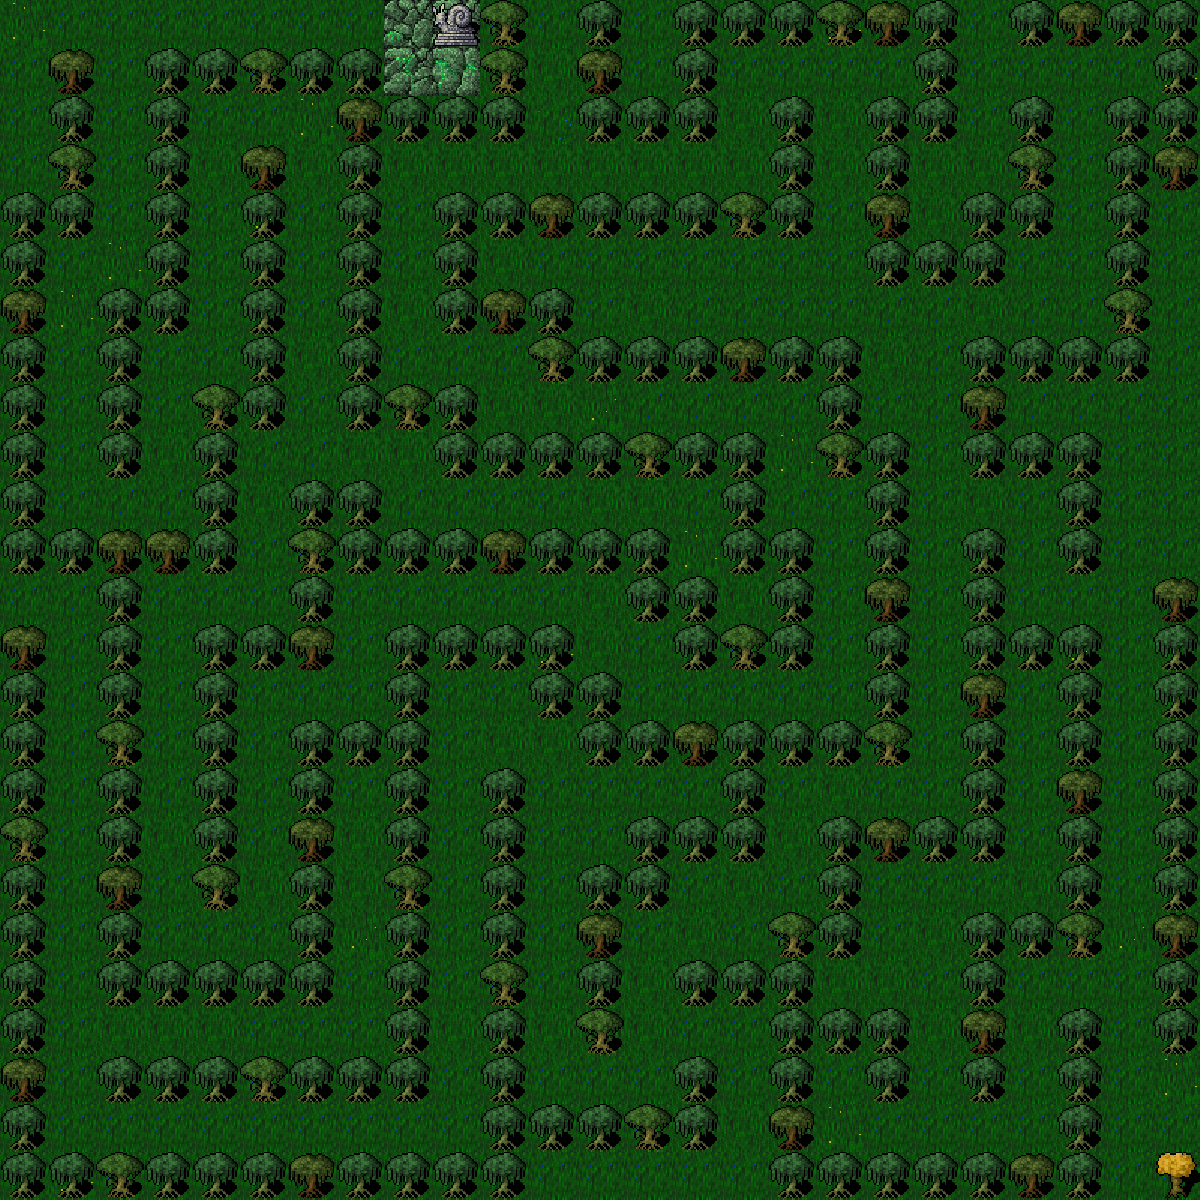

This game map was drawn from its Tiled (.tmx) file and the tilesets committed beside it. A one-line description and the trimmed map source follow:
An orthogonal 25x25 tile map with 48x48 px tiles, 2 tile layers (Pasto, Arboles) and 80 objects (Volver).

<map version="1.2" tiledversion="1.2.3" orientation="orthogonal" renderorder="right-down" width="25" height="25" tilewidth="48" tileheight="48" infinite="0" nextlayerid="6" nextobjectid="81">
 <tileset firstgid="1" source="../conjuntoPatrones/villa48.tsx" />
 <layer id="1" name="Pasto" width="25" height="25">
  <data>[625 cells, 625 non-empty, 10 distinct tile ids]</data>
 </layer>
 <layer id="3" name="Arboles" width="25" height="25">
  <data>[625 cells, 311 non-empty, 5 distinct tile ids]</data>
 </layer>
 <objectgroup color="#00ff00" id="4" name="localizaciones">
  <object id="1" name="Volver" x="525.333" y="-2.66667" width="53.3333" height="102.667" />
 </objectgroup>
 <objectgroup color="#ff0000" id="5" name="colisiones">
  <object id="2" x="480" y="0" width="45.3333" height="140" />
  <object id="3" x="580" y="0" width="45.3333" height="138.667" />
  <object id="4" x="624" y="97.3333" width="94.6667" height="44" />
  <object id="5" x="676" y="48" width="44" height="45.3333" />
  <object id="6" x="674.667" y="1.33333" width="286.667" height="46.6667" />
  <object id="7" x="913.333" y="46.6667" width="46.6667" height="96" />
  <object id="8" x="864" y="96" width="49.3333" height="190.667" />
  <object id="9" x="913.333" y="241.333" width="94.6667" height="45.3333" />
  <object id="10" x="960" y="193.333" width="93.3333" height="42.6667" />
  <object id="11" x="1012" y="98.6667" width="42.6667" height="93.3333" />
  <object id="12" x="1009.33" y="2.66667" width="190.667" height="42.6667" />
  <object id="13" x="1154.67" y="48" width="41.3333" height="142.667" />
  <object id="14" x="1106.67" y="94.6667" width="48" height="292" />
  <object id="15" x="962.667" y="336" width="142.667" height="48" />
  <object id="16" x="962.667" y="385.333" width="44" height="93.3333" />
  <object id="17" x="1006.67" y="432" width="97.3333" height="46.6667" />
  <object id="18" x="1060" y="478.667" width="42.6667" height="94.6667" />
  <object id="19" x="1154.67" y="577.333" width="45.3333" height="478.667" />
  <object id="20" x="1149.33" y="1150.67" width="52" height="49.3333" />
  <object id="21" x="961.333" y="526.667" width="46.6667" height="336" />
  <object id="22" x="814.667" y="816" width="145.333" height="44" />
  <object id="23" x="820" y="861.333" width="42.6667" height="102.667" />
  <object id="24" x="769.333" y="912" width="46.6667" height="285.333" />
  <object id="25" x="673.333" y="962.667" width="94.6667" height="45.3333" />
  <object id="26" x="816" y="1010.67" width="97.3333" height="45.3333" />
  <object id="27" x="866.667" y="1056" width="46.6667" height="49.3333" />
  <object id="28" x="817.333" y="1153.33" width="289.333" height="44" />
  <object id="29" x="1060" y="1014.67" width="45.3333" height="140" />
  <object id="30" x="966.667" y="913.333" width="38.6667" height="185.333" />
  <object id="31" x="1005.33" y="913.333" width="98.6667" height="42.6667" />
  <object id="32" x="1006.67" y="624" width="94.6667" height="46.6667" />
  <object id="33" x="1058.67" y="672" width="42.6667" height="240" />
  <object id="34" x="770.667" y="97.3333" width="45.3333" height="141.333" />
  <object id="35" x="433.333" y="193.333" width="337.333" height="45.3333" />
  <object id="36" x="433.333" y="237.333" width="46.6667" height="94.6667" />
  <object id="37" x="480" y="289.333" width="94.6667" height="44" />
  <object id="38" x="529.333" y="336" width="333.333" height="45.3333" />
  <object id="39" x="820" y="381.333" width="42.6667" height="98.6667" />
  <object id="40" x="861.333" y="430.667" width="52" height="340" />
  <object id="41" x="576" y="720" width="285.333" height="46.6667" />
  <object id="42" x="526.667" y="672" width="101.333" height="46.6667" />
  <object id="43" x="386.667" y="626.667" width="186.667" height="44" />
  <object id="44" x="385.333" y="669.333" width="46.6667" height="434.667" />
  <object id="45" x="96" y="1056" width="289.333" height="48" />
  <object id="46" x="100" y="961.333" width="238.667" height="41.3333" />
  <object id="47" x="285.333" y="724" width="52" height="233.333" />
  <object id="48" x="337.333" y="724" width="48" height="42.6667" />
  <object id="49" x="722.667" y="772" width="49.3333" height="92" />
  <object id="50" x="626.667" y="817.333" width="96" height="46.6667" />
  <object id="51" x="578.667" y="864" width="93.3333" height="46.6667" />
  <object id="52" x="481.333" y="768" width="48" height="430.667" />
  <object id="53" x="529.333" y="1105.33" width="192" height="49.3333" />
  <object id="54" x="676" y="1054.67" width="45.3333" height="49.3333" />
  <object id="55" x="577.333" y="913.333" width="48" height="144" />
  <object id="56" x="1.33333" y="1153.33" width="478.667" height="45.3333" />
  <object id="57" x="1.33333" y="626.667" width="46.6667" height="526.667" />
  <object id="58" x="337.333" y="49.3333" width="44" height="382.667" />
  <object id="59" x="384" y="384" width="94.6667" height="49.3333" />
  <object id="60" x="432" y="430.667" width="333.333" height="49.3333" />
  <object id="61" x="720" y="478.667" width="50.6667" height="96" />
  <object id="62" x="774.667" y="530.667" width="41.3333" height="138.667" />
  <object id="63" x="673.333" y="624" width="98.6667" height="45.3333" />
  <object id="64" x="624" y="578.667" width="96" height="45.3333" />
  <object id="65" x="292" y="529.333" width="378.667" height="46.6667" />
  <object id="66" x="292" y="484" width="96" height="45.3333" />
  <object id="67" x="292" y="573.333" width="45.3333" height="100" />
  <object id="68" x="242.667" y="625.333" width="48" height="48" />
  <object id="69" x="193.333" y="625.333" width="49.3333" height="285.333" />
  <object id="70" x="98.6667" y="528" width="44" height="433.333" />
  <object id="71" x="2.66667" y="530.667" width="94.6667" height="45.3333" />
  <object id="72" x="1.33333" y="193.333" width="46.6667" height="336" />
  <object id="73" x="49.3333" y="52" width="44" height="188" />
  <object id="74" x="381.333" y="96" width="97.3333" height="46.6667" />
  <object id="75" x="146.667" y="50.6667" width="190.667" height="46.6667" />
  <object id="76" x="146.667" y="97.3333" width="46.6667" height="238.667" />
  <object id="77" x="94.6667" y="289.333" width="49.3333" height="189.333" />
  <object id="78" x="148" y="530.667" width="90.6667" height="44" />
  <object id="79" x="194.667" y="386.667" width="45.3333" height="144" />
  <object id="80" x="238.667" y="149.333" width="45.3333" height="281.333" />
 </objectgroup>
</map>